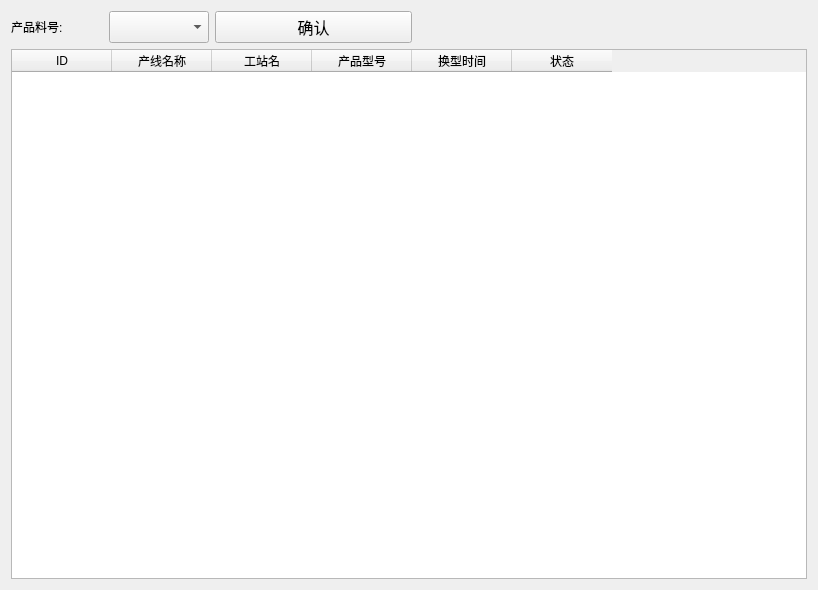
<?xml version="1.0" encoding="UTF-8"?>
<ui version="4.0">
 <class>WidgetProductChange</class>
 <widget class="QWidget" name="WidgetProductChange">
  <property name="geometry">
   <rect>
    <x>0</x>
    <y>0</y>
    <width>818</width>
    <height>590</height>
   </rect>
  </property>
  <property name="windowTitle">
   <string>Form</string>
  </property>
  <property name="styleSheet">
   <string notr="true">QGroupBox
{
	border: 3px solid gray;
	border-radius:10px;
	margin-top:5ex;
	font-family:楷体;
	font:bold 17px;
 
} 
QGroupBox::title
{
	subcontrol-origin:margin;
	subcontrol-position:top center;
	padding:1px;
}
QGroupBox::enabled{
	border: 3px solid gray;
}
QGroupBox::!enabled{
	border: 1px solid gray;
}

</string>
  </property>
  <layout class="QGridLayout" name="gridLayout">
   <item row="0" column="0">
    <layout class="QHBoxLayout" name="horizontalLayout_2" stretch="1,1,2">
     <item>
      <layout class="QHBoxLayout" name="horizontalLayout">
       <item>
        <widget class="QLabel" name="label">
         <property name="text">
          <string>产品料号:</string>
         </property>
        </widget>
       </item>
       <item>
        <widget class="QComboBox" name="comboBox_SelectProduct">
         <property name="minimumSize">
          <size>
           <width>0</width>
           <height>25</height>
          </size>
         </property>
         <property name="styleSheet">
          <string notr="true">QComboBox{font:20px;}</string>
         </property>
        </widget>
       </item>
      </layout>
     </item>
     <item>
      <widget class="QPushButton" name="pushButton">
       <property name="minimumSize">
        <size>
         <width>0</width>
         <height>25</height>
        </size>
       </property>
       <property name="font">
        <font>
         <pointsize>12</pointsize>
        </font>
       </property>
       <property name="text">
        <string>确认</string>
       </property>
      </widget>
     </item>
     <item>
      <spacer name="horizontalSpacer">
       <property name="orientation">
        <enum>Qt::Horizontal</enum>
       </property>
       <property name="sizeHint" stdset="0">
        <size>
         <width>40</width>
         <height>20</height>
        </size>
       </property>
      </spacer>
     </item>
    </layout>
   </item>
   <item row="1" column="0">
    <widget class="QTableWidget" name="tableWidget">
     <column>
      <property name="text">
       <string>ID</string>
      </property>
     </column>
     <column>
      <property name="text">
       <string>产线名称</string>
      </property>
     </column>
     <column>
      <property name="text">
       <string>工站名</string>
      </property>
     </column>
     <column>
      <property name="text">
       <string>产品型号</string>
      </property>
     </column>
     <column>
      <property name="text">
       <string>换型时间</string>
      </property>
     </column>
     <column>
      <property name="text">
       <string>状态</string>
      </property>
     </column>
    </widget>
   </item>
  </layout>
 </widget>
 <resources/>
 <connections/>
</ui>
